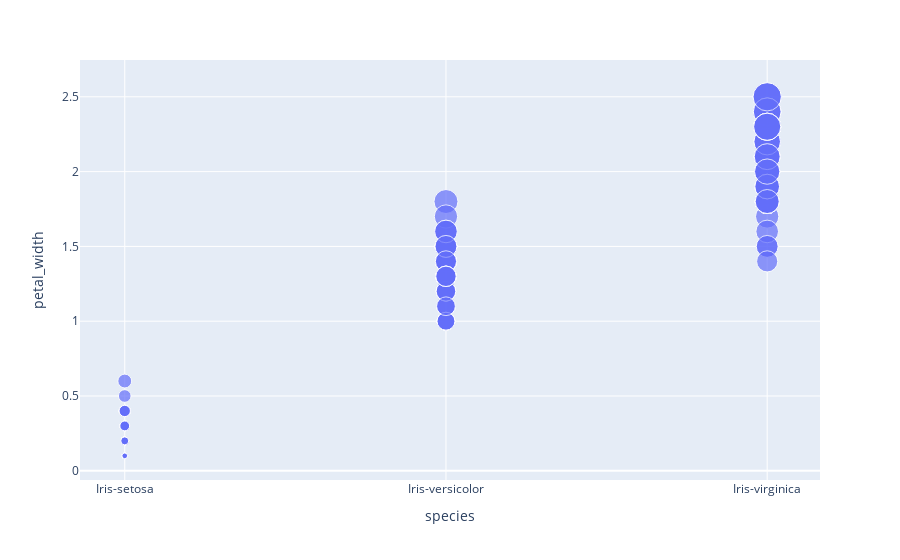

The code cell stored with this chart in its notebook:
### Code cell
px.scatter(iris,x='species',y='petal_width',size='petal_width')

### Figure 1 — Plotly figure (JSON) as saved in the notebook; plotly's stock layout.template omitted (floating-point values rounded to 4 significant figures; data arrays with more than 128 entries replaced by an {"elided": "..."} marker saying what was removed)
{"data": [{"hovertemplate": "species=%{x}<br>petal_width=%{marker.size}<extra></extra>", "legendgroup": "", "marker": {"color": "#636efa", "size": {"elided": "150 float values"}, "sizemode": "area", "sizeref": 0.00625, "symbol": "circle"}, "mode": "markers", "name": "", "orientation": "v", "showlegend": false, "type": "scatter", "x": {"elided": "150 str values"}, "xaxis": "x", "y": {"elided": "150 float values"}, "yaxis": "y"}], "layout": {"legend": {"itemsizing": "constant", "tracegroupgap": 0}, "margin": {"t": 60}, "xaxis": {"anchor": "y", "domain": [0, 1], "title": {"text": "species"}}, "yaxis": {"anchor": "x", "domain": [0, 1], "title": {"text": "petal_width"}}}}
